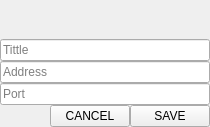
<?xml version="1.0" encoding="UTF-8"?>
<ui version="4.0">
 <class>EditServer</class>
 <widget class="QFrame" name="EditServer">
  <property name="geometry">
   <rect>
    <x>0</x>
    <y>0</y>
    <width>210</width>
    <height>127</height>
   </rect>
  </property>
  <property name="sizePolicy">
   <sizepolicy hsizetype="Fixed" vsizetype="Fixed">
    <horstretch>0</horstretch>
    <verstretch>0</verstretch>
   </sizepolicy>
  </property>
  <layout class="QVBoxLayout" name="verticalLayout">
   <property name="spacing">
    <number>0</number>
   </property>
   <property name="leftMargin">
    <number>0</number>
   </property>
   <property name="topMargin">
    <number>0</number>
   </property>
   <property name="rightMargin">
    <number>0</number>
   </property>
   <property name="bottomMargin">
    <number>0</number>
   </property>
   <item alignment="Qt::AlignHCenter">
    <widget class="QLabel" name="lbCaption">
     <property name="sizePolicy">
      <sizepolicy hsizetype="Fixed" vsizetype="Minimum">
       <horstretch>0</horstretch>
       <verstretch>0</verstretch>
      </sizepolicy>
     </property>
     <property name="text">
      <string/>
     </property>
    </widget>
   </item>
   <item>
    <widget class="AnimatedLineEdit" name="edTittle">
     <property name="placeholderText">
      <string>Tittle</string>
     </property>
    </widget>
   </item>
   <item>
    <widget class="QWidget" name="wtAddressSpacing" native="true">
     <property name="sizePolicy">
      <sizepolicy hsizetype="Preferred" vsizetype="Fixed">
       <horstretch>0</horstretch>
       <verstretch>0</verstretch>
      </sizepolicy>
     </property>
    </widget>
   </item>
   <item>
    <widget class="AnimatedLineEdit" name="edAddress">
     <property name="placeholderText">
      <string>Address</string>
     </property>
    </widget>
   </item>
   <item>
    <widget class="QWidget" name="wtPortSpacing" native="true">
     <property name="sizePolicy">
      <sizepolicy hsizetype="Preferred" vsizetype="Fixed">
       <horstretch>0</horstretch>
       <verstretch>0</verstretch>
      </sizepolicy>
     </property>
    </widget>
   </item>
   <item>
    <widget class="AnimatedLineEdit" name="edPort">
     <property name="styleSheet">
      <string notr="true">#edPort {} </string>
     </property>
     <property name="placeholderText">
      <string>Port</string>
     </property>
    </widget>
   </item>
   <item>
    <widget class="QWidget" name="wtButtons" native="true">
     <property name="sizePolicy">
      <sizepolicy hsizetype="Preferred" vsizetype="Fixed">
       <horstretch>0</horstretch>
       <verstretch>0</verstretch>
      </sizepolicy>
     </property>
     <layout class="QHBoxLayout" name="horizontalLayout">
      <property name="spacing">
       <number>0</number>
      </property>
      <property name="leftMargin">
       <number>0</number>
      </property>
      <property name="topMargin">
       <number>0</number>
      </property>
      <property name="rightMargin">
       <number>0</number>
      </property>
      <property name="bottomMargin">
       <number>0</number>
      </property>
      <item>
       <spacer name="horizontalSpacer">
        <property name="orientation">
         <enum>Qt::Horizontal</enum>
        </property>
        <property name="sizeHint" stdset="0">
         <size>
          <width>40</width>
          <height>20</height>
         </size>
        </property>
       </spacer>
      </item>
      <item alignment="Qt::AlignBottom">
       <widget class="QPushButton" name="btCancel">
        <property name="text">
         <string>CANCEL</string>
        </property>
       </widget>
      </item>
      <item>
       <widget class="QWidget" name="wtButtonsSpacing" native="true"/>
      </item>
      <item alignment="Qt::AlignBottom">
       <widget class="QPushButton" name="btSave">
        <property name="text">
         <string>SAVE</string>
        </property>
       </widget>
      </item>
     </layout>
    </widget>
   </item>
  </layout>
 </widget>
 <customwidgets>
  <customwidget>
   <class>AnimatedLineEdit</class>
   <extends>QLineEdit</extends>
   <header location="global">controls/AnimatedLineEdit.h</header>
  </customwidget>
 </customwidgets>
 <resources/>
 <connections/>
</ui>
